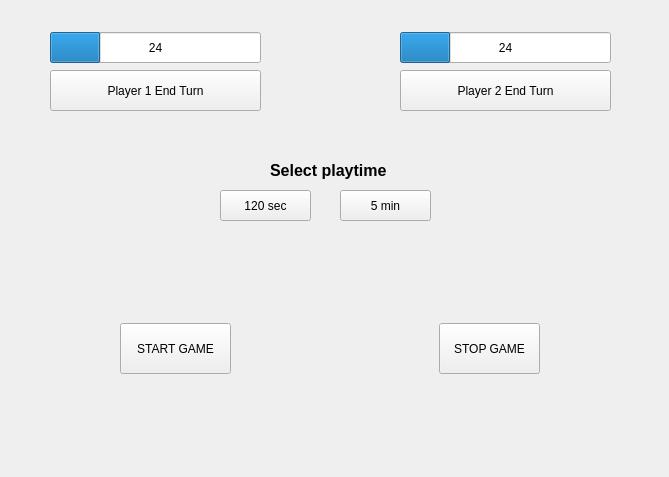
<?xml version="1.0" encoding="UTF-8"?>
<ui version="4.0">
 <class>MainWindow</class>
 <widget class="QMainWindow" name="MainWindow">
  <property name="geometry">
   <rect>
    <x>0</x>
    <y>0</y>
    <width>669</width>
    <height>477</height>
   </rect>
  </property>
  <property name="windowTitle">
   <string>MainWindow</string>
  </property>
  <widget class="QWidget" name="centralwidget">
   <widget class="QLabel" name="Label">
    <property name="geometry">
     <rect>
      <x>270</x>
      <y>150</y>
      <width>121</width>
      <height>41</height>
     </rect>
    </property>
    <property name="baseSize">
     <size>
      <width>0</width>
      <height>0</height>
     </size>
    </property>
    <property name="font">
     <font>
      <pointsize>12</pointsize>
      <bold>true</bold>
     </font>
    </property>
    <property name="text">
     <string>Select playtime</string>
    </property>
   </widget>
   <widget class="QPushButton" name="p1end">
    <property name="geometry">
     <rect>
      <x>50</x>
      <y>70</y>
      <width>211</width>
      <height>41</height>
     </rect>
    </property>
    <property name="text">
     <string>Player 1 End Turn</string>
    </property>
   </widget>
   <widget class="QPushButton" name="p2end">
    <property name="geometry">
     <rect>
      <x>400</x>
      <y>70</y>
      <width>211</width>
      <height>41</height>
     </rect>
    </property>
    <property name="text">
     <string>Player 2 End Turn</string>
    </property>
   </widget>
   <widget class="QPushButton" name="shortGame">
    <property name="geometry">
     <rect>
      <x>220</x>
      <y>190</y>
      <width>91</width>
      <height>31</height>
     </rect>
    </property>
    <property name="text">
     <string>120 sec</string>
    </property>
   </widget>
   <widget class="QPushButton" name="longGame">
    <property name="geometry">
     <rect>
      <x>340</x>
      <y>190</y>
      <width>91</width>
      <height>31</height>
     </rect>
    </property>
    <property name="text">
     <string>5 min</string>
    </property>
   </widget>
   <widget class="QPushButton" name="Start">
    <property name="geometry">
     <rect>
      <x>120</x>
      <y>323</y>
      <width>111</width>
      <height>51</height>
     </rect>
    </property>
    <property name="text">
     <string>START GAME</string>
    </property>
   </widget>
   <widget class="QPushButton" name="Stop">
    <property name="geometry">
     <rect>
      <x>439</x>
      <y>323</y>
      <width>101</width>
      <height>51</height>
     </rect>
    </property>
    <property name="text">
     <string>STOP GAME</string>
    </property>
   </widget>
   <widget class="QProgressBar" name="progressBar1">
    <property name="geometry">
     <rect>
      <x>50</x>
      <y>32</y>
      <width>211</width>
      <height>31</height>
     </rect>
    </property>
    <property name="value">
     <number>24</number>
    </property>
    <property name="format">
     <string>%v</string>
    </property>
   </widget>
   <widget class="QProgressBar" name="progressBar2">
    <property name="geometry">
     <rect>
      <x>400</x>
      <y>32</y>
      <width>211</width>
      <height>31</height>
     </rect>
    </property>
    <property name="value">
     <number>24</number>
    </property>
    <property name="format">
     <string>%v</string>
    </property>
   </widget>
  </widget>
 </widget>
 <resources/>
 <connections/>
</ui>
